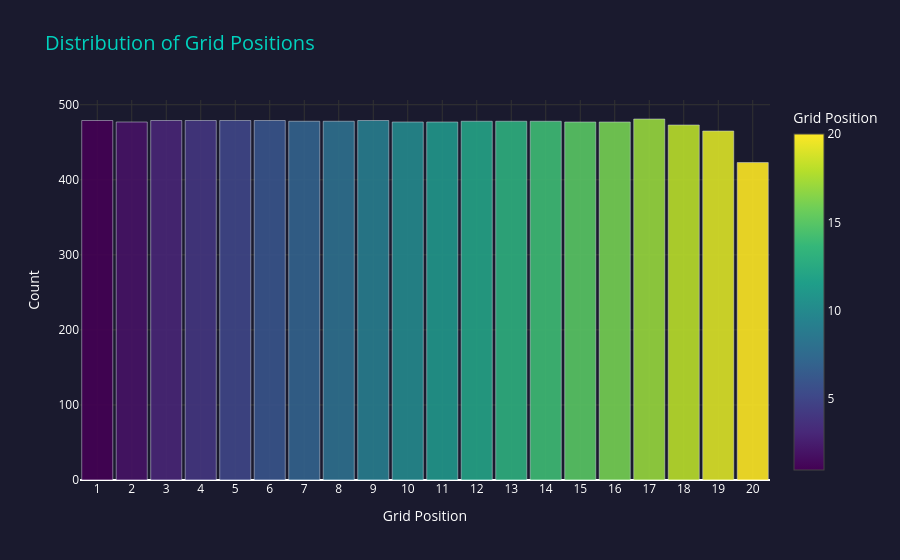

The cell this chart's notebook holds for it:
### Markdown cell above
## 6.2 Grid Position Distribution

Grid position = where the driver starts the race.
- P1 = Pole position (fastest in qualifying)
- P20 = Last on grid
This is our most important feature!

### Code cell
fig = go.Figure(go.Bar(
    x=list(range(1, 21)),
    y=df[df['grid'].between(1,20)]['grid'].value_counts().sort_index().values,
    marker=dict(
        color=list(range(1, 21)),
        colorscale='Viridis',
        showscale=True,
        colorbar=dict(title='Grid Position')
    ),
    opacity=0.9
))

fig.update_layout(
    title='Distribution of Grid Positions',
    paper_bgcolor='#1a1a2e',
    plot_bgcolor='#1a1a2e',
    font=dict(color='white'),
    title_font=dict(color='#00D2BE', size=20),
    xaxis_title='Grid Position',
    yaxis_title='Count',
    xaxis=dict(gridcolor='#333333', dtick=1),
    yaxis=dict(gridcolor='#333333'),
    bargap=0.1
)
fig.show()

### Figure 1 — Plotly figure (JSON) as saved in the notebook; plotly's stock layout.template omitted (floating-point values rounded to 4 significant figures)
{"data": [{"marker": {"color": [1, 2, 3, 4, 5, 6, 7, 8, 9, 10, 11, 12, 13, 14, 15, 16, 17, 18, 19, 20], "colorbar": {"title": {"text": "Grid Position"}}, "colorscale": [[0, "#440154"], [0.1111, "#482878"], [0.2222, "#3e4989"], [0.3333, "#31688e"], [0.4444, "#26828e"], [0.5556, "#1f9e89"], [0.6667, "#35b779"], [0.7778, "#6ece58"], [0.8889, "#b5de2b"], [1, "#fde725"]], "showscale": true}, "opacity": 0.9, "type": "bar", "x": [1, 2, 3, 4, 5, 6, 7, 8, 9, 10, 11, 12, 13, 14, 15, 16, 17, 18, 19, 20], "y": [479, 477, 479, 479, 479, 479, 478, 478, 479, 477, 477, 478, 478, 478, 477, 477, 481, 473, 465, 423]}], "layout": {"bargap": 0.1, "font": {"color": "white"}, "paper_bgcolor": "#1a1a2e", "plot_bgcolor": "#1a1a2e", "title": {"font": {"color": "#00D2BE", "size": 20}, "text": "Distribution of Grid Positions"}, "xaxis": {"dtick": 1, "gridcolor": "#333333", "title": {"text": "Grid Position"}}, "yaxis": {"gridcolor": "#333333", "title": {"text": "Count"}}}}
